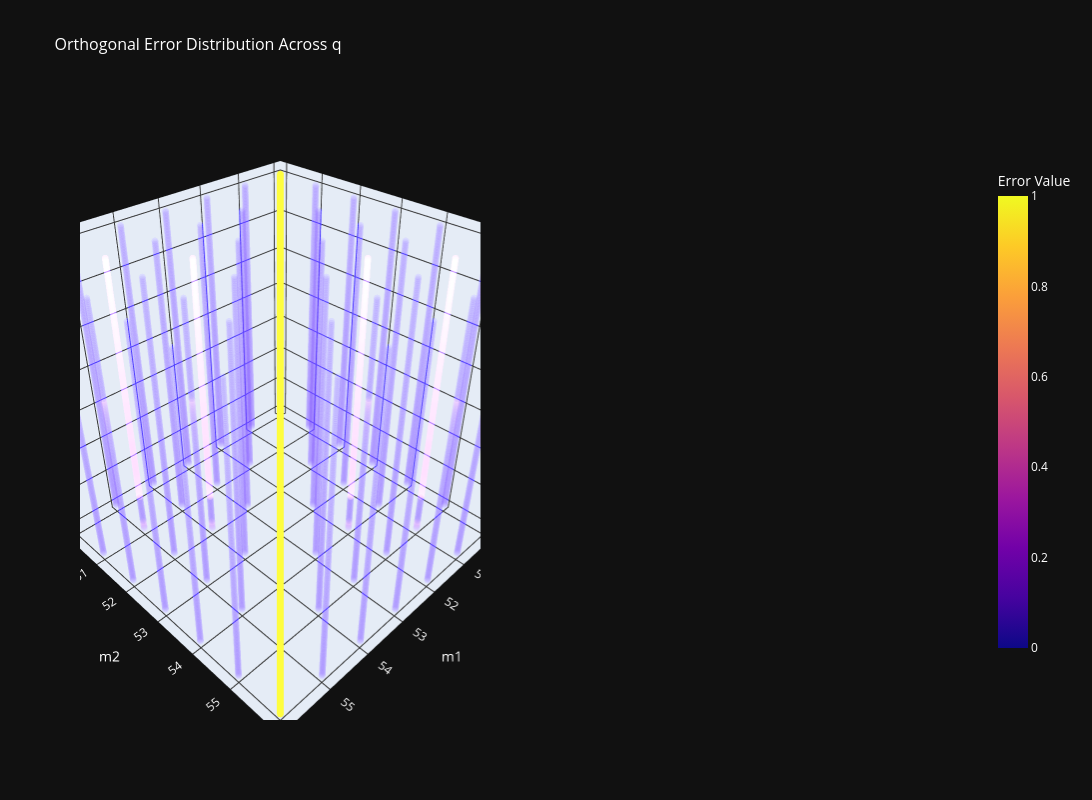

The cell this chart's notebook holds for it:
### Code cell
import plotly.graph_objects as go
from plotly.subplots import make_subplots
import numpy as np

def plotly_3d_plot_alpha_variations():
    # Prepare your data (assuming MM, qs, and error_list_q are defined)
    m1_range = np.arange( init_MM, MM + 1)
    m2_range = np.arange(init_MM, MM + 1) 
    q_range = np.array(qs)
    
    M1_3d, M2_3d, Q_3d = np.meshgrid(m1_range, m2_range, q_range, indexing='ij')
    error_3d = np.array(error_list_q).transpose(1, 2, 0)
    
    x_flat = M1_3d.flatten()
    y_flat = M2_3d.flatten()
    z_flat = Q_3d.flatten()
    error_flat = error_3d.flatten()
    
    # Normalize error values for alpha calculations
    error_normalized = (error_flat - error_flat.min()) / (error_flat.max() - error_flat.min())
    
    # # Method 1: Linear alpha mapping
    # alpha_linear = 0.2 + error_normalized * 0.8
    
    # Method 2: Exponential alpha mapping
    alpha_exp = 0.1 + (np.power(error_normalized, 2)) * 0.9
    
    # Create subplots
    fig = make_subplots(
        rows=1, cols=2,
        specs=[[{"type": "scene"}, {"type": "scene"}]],
            #    [{"type": "scene"}]],
        subplot_titles=( '', ''),
        vertical_spacing=0.1,
        horizontal_spacing=0.1
    )
    
    # Plot 1: Linear alpha mapping
    # We'll create RGBA colors where A (alpha) varies per point
    # colors_linear = []
    # for i in range(len(error_flat)):
    #     # Normalize error value to [0, 1] for colormap
    #     norm_val = (error_flat[i] - error_flat.min()) / (error_flat.max() - error_flat.min())
    #     # Convert to plasma colormap (approximate RGB values)
    #     # Plasma colormap approximation
    #     if norm_val <= 0.25:
    #         r, g, b = 0.050383 + norm_val * 1.2, 0.029803 + norm_val * 0.8, 0.527975 + norm_val * 0.4
    #     elif norm_val <= 0.5:
    #         r, g, b = 0.287076 + (norm_val-0.25) * 2.0, 0.211364 + (norm_val-0.25) * 1.6, 0.688929 - (norm_val-0.25) * 0.4
    #     elif norm_val <= 0.75:
    #         r, g, b = 0.787581 + (norm_val-0.5) * 0.8, 0.611470 + (norm_val-0.5) * 1.2, 0.588517 - (norm_val-0.5) * 1.6
    #     else:
    #         r, g, b = 0.987053 + (norm_val-0.75) * 0.05, 0.906327 + (norm_val-0.75) * 0.35, 0.145729 + (norm_val-0.75) * 0.4
        
    #     colors_linear.append(f'rgba({int(r*255)}, {int(g*255)}, {int(b*255)}, {alpha_linear[i]})')
    
    # fig.add_trace(
    #     go.Scatter3d(
    #         x=x_flat,
    #         y=y_flat,
    #         z=z_flat,
    #         mode='markers',
    #         marker=dict(
    #             size=4,
    #             color=colors_linear,
    #         ),
    #         name='Linear Alpha',
    #         showlegend=False
    #     ),
    #     row=1, col=1
    # )
    
    # Plot 2: Exponential alpha mapping
    colors_exp = []
    for i in range(len(error_flat)):
        # Same color calculation but different alpha
        norm_val = (error_flat[i] - error_flat.min()) / (error_flat.max() - error_flat.min())
        if norm_val <= 0.25:
            r, g, b = 0.050383 + norm_val * 1.2, 0.029803 + norm_val * 0.8, 0.527975 + norm_val * 0.4
        elif norm_val <= 0.5:
            r, g, b = 0.287076 + (norm_val-0.25) * 2.0, 0.211364 + (norm_val-0.25) * 1.6, 0.688929 - (norm_val-0.25) * 0.4
        elif norm_val <= 0.75:
            r, g, b = 0.787581 + (norm_val-0.5) * 0.8, 0.611470 + (norm_val-0.5) * 1.2, 0.588517 - (norm_val-0.5) * 1.6
        else:
            r, g, b = 0.987053 + (norm_val-0.75) * 0.05, 0.906327 + (norm_val-0.75) * 0.35, 0.145729 + (norm_val-0.75) * 0.4
            
        colors_exp.append(f'rgba({int(r*255)}, {int(g*255)}, {int(b*255)}, {alpha_exp[i]})')
    
    fig.add_trace(
        go.Scatter3d(
            x=x_flat,
            y=y_flat,
            z=z_flat,
            mode='markers',
            marker=dict(
                size=4,
                color=colors_exp,
            ),
            name='Exponential Alpha',
            showlegend=False
        ),
        row=1, col=1
    )
    
    # Add a separate colorbar trace (invisible points just for the colorbar)
    fig.add_trace(
        go.Scatter3d(
            x=[None], y=[None], z=[None],  # Invisible points
            mode='markers',
            marker=dict(
                size=0,
                color=[error_flat.min(), error_flat.max()],
                colorscale='plasma',
                colorbar=dict(
                    title="Error Value",
                    x=1.02,
                    len=0.8,
                ),
                cmin=error_flat.min(),
                cmax=error_flat.max()
            ),
            showlegend=False
        ),
        row=1, col=1
    )
    
    # Update layout for dark theme and styling
    fig.update_layout(
        title=dict(
            text="Orthogonal Error Distribution Across q",
            font=dict(color='white', size=16)
        ),
        height=800,
        width=1200,
        showlegend=False,
        paper_bgcolor='rgb(17, 17, 17)',
        plot_bgcolor='rgb(17, 17, 17)',
        font=dict(color='white')
    )
    
    # Update 3D scene properties
    scene_props = dict(
        xaxis_title="m1",
        yaxis_title="m2",
        zaxis_title="q value",
        bgcolor="rgb(17, 17, 17)",
        xaxis=dict(gridcolor="rgb(50, 50, 50)"),
        yaxis=dict(gridcolor="rgb(50, 50, 50)"),
        zaxis=dict(gridcolor="rgb(50, 50, 50)")
    )
    
    fig.update_layout(
        scene=scene_props,
        scene2=scene_props,
        
    )
    
    return fig

# Usage example (you'll need to define MM, qs, and error_list_q)
fig = plotly_3d_plot_alpha_variations()
fig.show()

# Alternative: If you want to save as HTML
# fig.write_html("3d_error_plot.html")

### Figure 1 — Plotly figure (JSON) as saved in the notebook; plotly's stock layout.template omitted (floating-point values rounded to 4 significant figures; data arrays with more than 128 entries replaced by an {"elided": "..."} marker saying what was removed)
{"data": [{"marker": {"color": {"elided": "9800 str values"}, "size": 4}, "mode": "markers", "name": "Exponential Alpha", "scene": "scene", "showlegend": false, "type": "scatter3d", "x": {"elided": "9800 int values"}, "y": {"elided": "9800 int values"}, "z": {"elided": "9800 float values"}}, {"marker": {"cmax": 1, "cmin": 0, "color": [0, 1], "colorbar": {"len": 0.8, "title": {"text": "Error Value"}, "x": 1.02}, "colorscale": [[0, "#0d0887"], [0.1111, "#46039f"], [0.2222, "#7201a8"], [0.3333, "#9c179e"], [0.4444, "#bd3786"], [0.5556, "#d8576b"], [0.6667, "#ed7953"], [0.7778, "#fb9f3a"], [0.8889, "#fdca26"], [1, "#f0f921"]], "size": 0}, "mode": "markers", "scene": "scene", "showlegend": false, "type": "scatter3d", "x": [null], "y": [null], "z": [null]}], "layout": {"font": {"color": "white"}, "height": 800, "paper_bgcolor": "rgb(17, 17, 17)", "plot_bgcolor": "rgb(17, 17, 17)", "scene": {"bgcolor": "rgb(17, 17, 17)", "domain": {"x": [0, 0.45], "y": [0, 1]}, "xaxis": {"gridcolor": "rgb(50, 50, 50)", "title": {"text": "m1"}}, "yaxis": {"gridcolor": "rgb(50, 50, 50)", "title": {"text": "m2"}}, "zaxis": {"gridcolor": "rgb(50, 50, 50)", "title": {"text": "q value"}}}, "scene2": {"bgcolor": "rgb(17, 17, 17)", "domain": {"x": [0.55, 1], "y": [0, 1]}, "xaxis": {"gridcolor": "rgb(50, 50, 50)", "title": {"text": "m1"}}, "yaxis": {"gridcolor": "rgb(50, 50, 50)", "title": {"text": "m2"}}, "zaxis": {"gridcolor": "rgb(50, 50, 50)", "title": {"text": "q value"}}}, "showlegend": false, "title": {"font": {"color": "white", "size": 16}, "text": "Orthogonal Error Distribution Across q"}, "width": 1200}}
